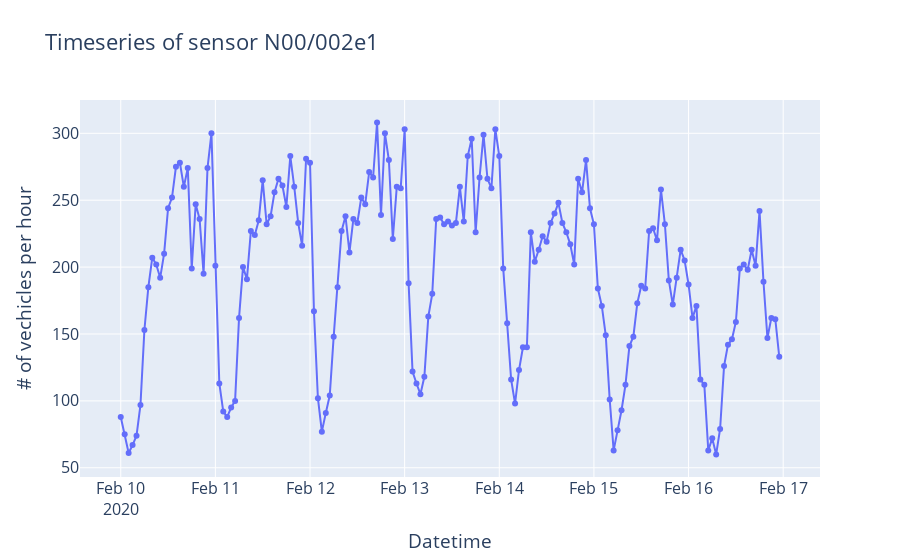

The notebook cell saved with this chart:
### Code cell
index = 0
sensor_df = normal_df_list[index]

fig = go.Figure()

fig.add_trace(go.Scatter(x=sensor_df['measurement_start_utc'], y=sensor_df['n_vehicles_in_interval'],
                    mode='lines+markers',
                    name='lines+markers')
)

fig.update_layout(title='Timeseries of sensor {scoot_id}'.format(scoot_id=detector_list[index]),
                xaxis_title="Datetime",
                yaxis_title="# of vechicles per hour",
                font=dict(
                    size=16)
)

fig.show()

### Figure 1 — Plotly figure (JSON) as saved in the notebook; plotly's stock layout.template omitted (floating-point values rounded to 4 significant figures; data arrays with more than 128 entries replaced by an {"elided": "..."} marker saying what was removed)
{"data": [{"mode": "lines+markers", "name": "lines+markers", "type": "scatter", "x": {"elided": "168 str values"}, "y": {"elided": "168 int values"}}], "layout": {"font": {"size": 16}, "title": {"text": "Timeseries of sensor N00/002e1"}, "xaxis": {"title": {"text": "Datetime"}}, "yaxis": {"title": {"text": "# of vechicles per hour"}}}}
